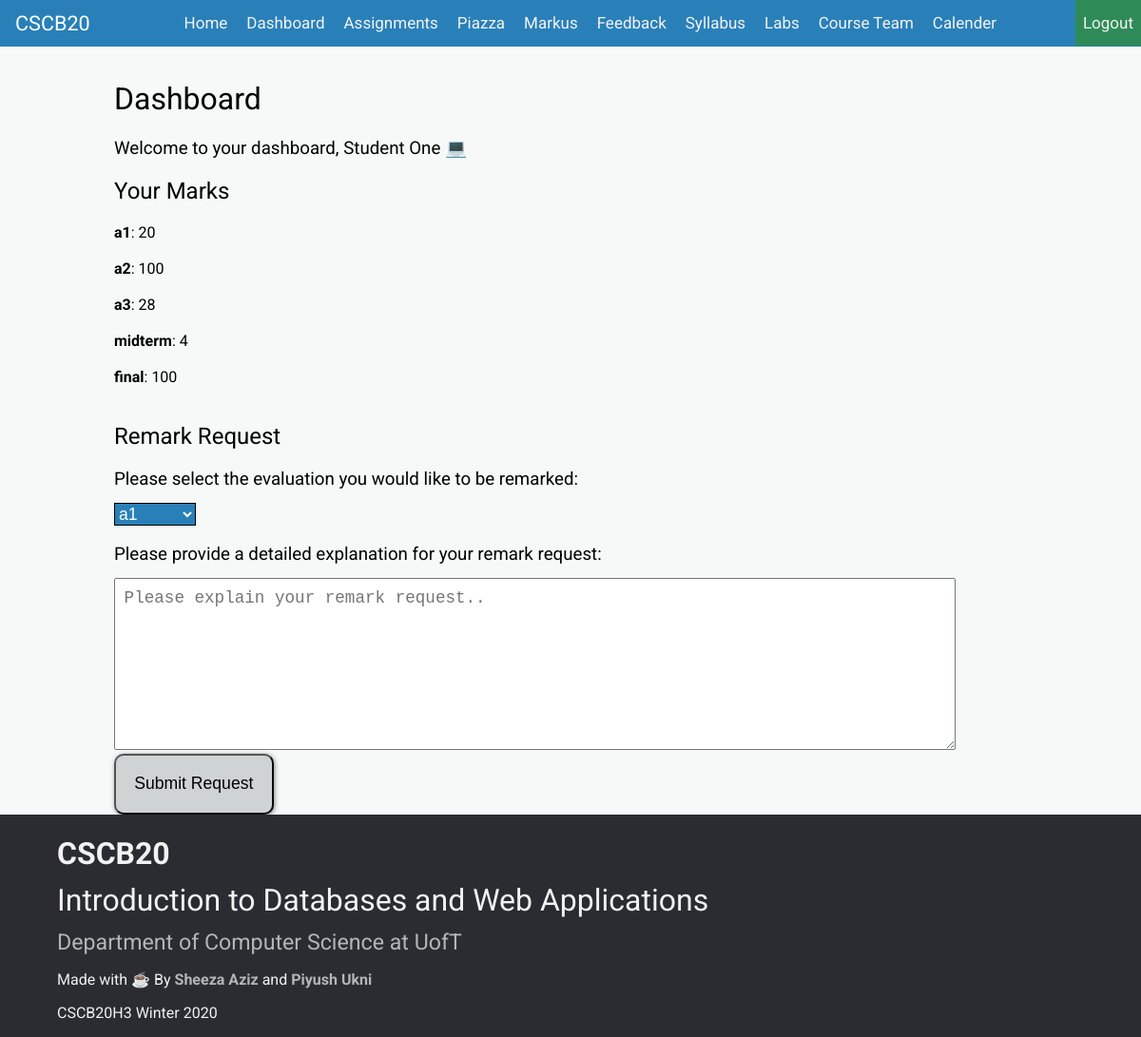
/yourinfo (signed in), run on an earlier commit of the app's database.
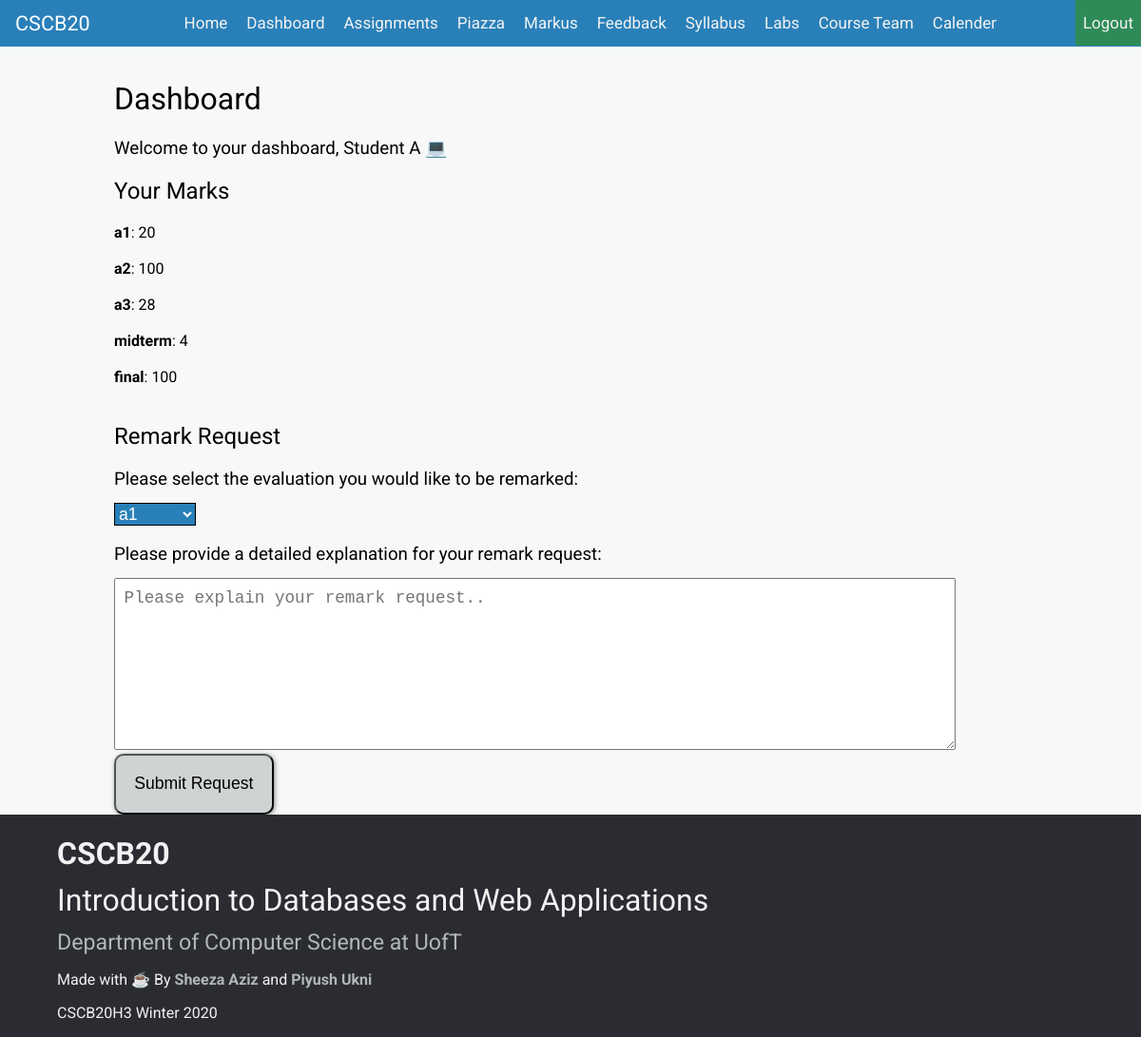
And on a later commit of the database.
### tables this page shows
CREATE TABLE "users" (
	`username`	TEXT NOT NULL UNIQUE,
	`name`	TEXT NOT NULL,
	`password`	TEXT NOT NULL,
	`user_type`	TEXT NOT NULL,
	PRIMARY KEY(`username`)
);

### app.py (the view, shortened to what this page needs)
@app.route("/yourinfo", methods=["GET", "POST"])
def yourinfo():
    if not logged_in():
        return redirect(url_for("Login"))
    sql = "SELECT user_type FROM users WHERE username='{}'".format(
        session["username"])
    query_results = db.engine.execute(text(sql))
    user_type = ""
    for result in query_results:
        user_type = result["user_type"]
    if user_type == "student":
        sql = "SELECT * FROM marks WHERE username='{}'".format(
            session["username"])
        query_results = db.engine.execute(text(sql))
        marks_column = list(query_results.keys())
        marks = []
        for result in query_results:
            marks = result
        result_marks = []
        for i in range(len(marks_column)):
            if marks_column[i] != "username":
                result_marks.append((marks_column[i], marks[i]))
        sql = "SELECT name FROM users WHERE username='{}'".format(
            session["username"])
        query_results = db.engine.execute(text(sql))
        for result in query_results:
            name = result[0]
        return render_template("student_info.html", data=result_marks, name=name, login_button="Logout")

### app.py (called while the page is built)
def logged_in():
    return "username" in session

### templates/student_info.html (shortened to what this page needs)
<!DOCTYPE html>
<html lang="en" dir="ltr">
<head>
  <link rel="stylesheet" href="../static/css/the-actual-index.css">
  <link rel="stylesheet" href="../static/css/student_info.css">
</head>
<body>
  <div class="main-nav" id="main-nav-id">
    <a class="nav-title" href="index">CSCB20</a>
    <a class="nav-buttn" href="index">Home</a>
<a class="nav-buttn" href="yourinfo">Dashboard</a>
    <a class="nav-buttn" href="assignments">Assignments</a>
    <a class="nav-buttn" href="https://www.piazza.com">Piazza</a>
    <a class="nav-buttn" href="https://markus.utsc.utoronto.ca">Markus</a>
    <a class="nav-buttn" href="feedback">Feedback</a>
    <a class="nav-buttn" href="syllabus">Syllabus</a>
    <a class="nav-buttn" href="labs">Labs</a>
    <a class="nav-buttn" href="course-team">Course Team</a>
    <a class="nav-buttn" href="calender">Calender</a>
    <a class="nav-buttn login_button" id="login_button" href="{{login_button}}">{{login_button}}</a>
  </div>
  <div class="spacer">
  </div>
  <div class="page-container">
    <h1>Dashboard</h1>
    <h3>Welcome to your dashboard, {{name}} 💻</h3>
    <div class="dashboard-row">
      <div class="dashboard-col">
        <h2>Your Marks</h2>
        {% for assignment in data %}
        <div class="student_marks">
          <div><strong>{{ assignment[0] }}</strong>: {{assignment[1]}}</div>
        </div>
        {% endfor %}
      </div>
      <div class="dashboard-col">
        <h2>Remark Request</h2>
        <form action="/remark" method="post">
          <h3>Please select the evaluation you would like to be remarked:</h3>
          <select name="assignment">
            {% for assignment in data %}
            <option>{{ assignment[0] }}</option>
            {% endfor %}
          </select>
          <h3>Please provide a detailed explanation for your remark request: </h3>
          <textarea class="box" placeholder="Please explain your remark request.." name="reasons"
            rows="8" cols="50"></textarea><br>
          <button type="submit">Submit Request</button>
        </form>
      </div>
    </div>
  </div>
  <footer>
    <div class="footer-nav">
      <div class="footer-title">
        <h1 id="footer-course-title">CSCB20</h1>
        <h1>Introduction to Databases and Web Applications</h1>
        <a id="comp" href="https://www.utsc.utoronto.ca/cms/computer-science-1">Department of Computer Science at
          UofT</a>
      </div>
      <div class="footer-bottom">
        <p>Made with ☕ By <a id="sheeza" href="https://www.linkedin.com/in/sheeza-aziz/">Sheeza Aziz</a> and <a
            id="piyush" href="#">Piyush Ukni</a></p>
        <p>CSCB20H3 Winter 2020</p>
      </div>
    </div>
  </footer>
</body>
</html>

### static/css/the-actual-index.css (style rules this page uses)
html, body { font-family: 'Roboto', sans-serif; margin: 0; padding: 0; font-size: 16px; height: 100%; background-color: rgb(247, 249, 249); }
body { display: flex; flex-direction: column; }
.page-container, .main-page { flex: 1 0 auto; padding-top: 3.75%; }
h1, h2, h3 { font-weight: normal; }
a { color: rgb(31, 97, 141); }
.page-container { width: 80%; margin: auto; }
.nav-buttn.login_button { background-color: seagreen; float: right; }
.main-nav { text-align: center; overflow: hidden; background-color: rgb(41, 128, 185); position: fixed; width: 100%; top: 0; }
.nav-buttn { text-align: center; display: inline-block; color: #f2f2f2; text-align: center; text-decoration: none; font-size: 17px; }
.nav-title { float: left; float: left; display: block; color: #f2f2f2; text-align: center; padding: 12px 16px; text-decoration: none; font-size: 1.35rem; }
@media only screen and (min-width: 1101px) { .nav-buttn { padding: 14px 8px; } }
footer { background-color: rgb(43, 44, 49); color: #f2f2f2; padding-top: 1%; }
.footer-title h1 { margin-top: 1%; width: 80%; }
.footer-title h1, .footer-title a { margin-bottom: 1%; }
#footer-course-title, #sheeza, #piyush { font-weight: bold; }
#sheeza, #piyush { color: rgb(179, 182, 183); text-decoration: none; }
.footer-nav #comp { font-size: 1.45rem; color: rgb(179, 182, 183); text-decoration: none; }
.footer-nav { margin: 0% 5%; }

### static/css/student_info.css (style rules this page uses)
select { background-color: rgb(41, 128, 185); color: white; border: 1px solid black; font-size: 1.1rem; }
button { padding: 2%; border-radius: 10px; font-size: 1.1rem; background-color: rgb(208, 211, 212); box-shadow: 1px 1px 5px #888888; }
textarea { padding: 1%; width: 90%; font-size: 1.1rem; }
.dashboard-col h3 { margin-bottom: 1.5%; }
.student_marks { width: 100%; display: inline-block; }

What changed in the data, as far as the page shows it:
changed users: name "Student One" → "Student A"
